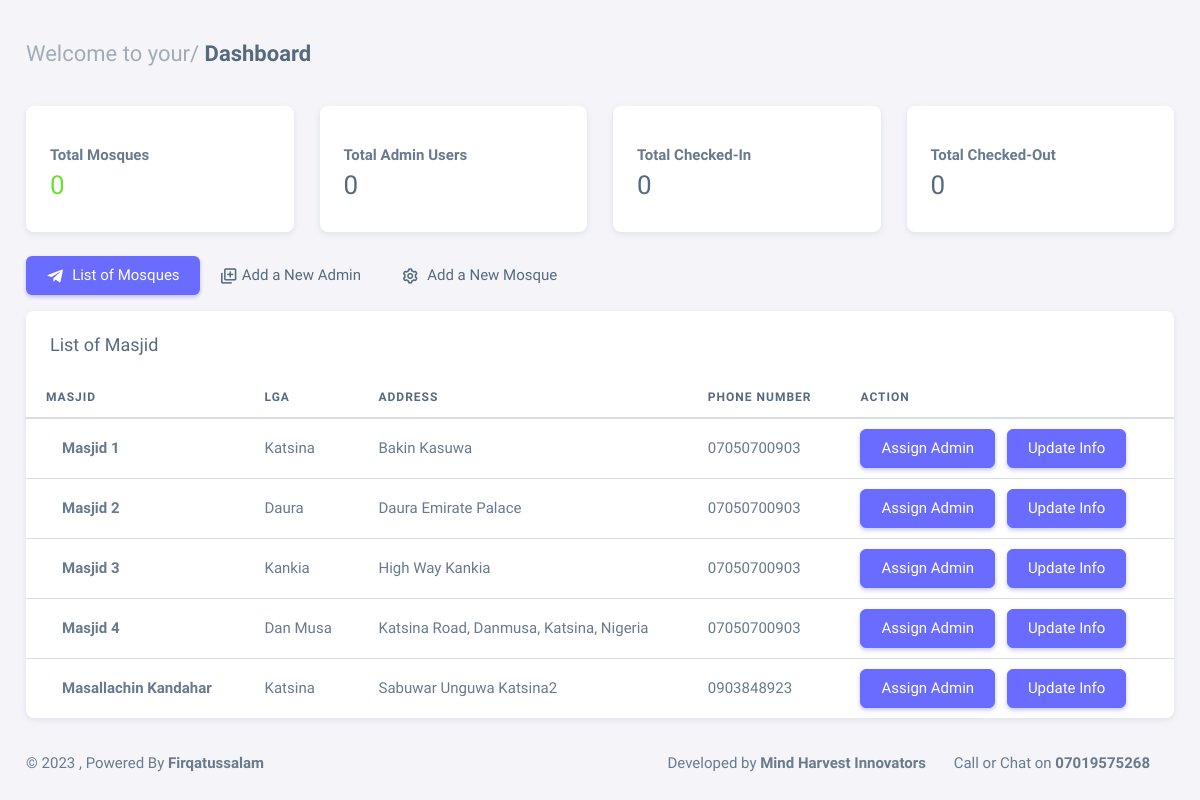
Screenshot of /state_admin/ (signed in) with the database file from the repository.
### itikaf/models.py (models this page shows, shortened)
class Mosque(models.Model):
    name = models.CharField(max_length=250)
    lga = models.CharField(max_length=50)
    phone = models.CharField(max_length=11)
    address = models.CharField(max_length=300)
    accepting_applications = models.BooleanField(default=True)
    date_created = models.DateTimeField(auto_now_add=True, null=True)

### itikaf/views.py (the view)
# urls.py: path('state_admin/', views.state_admin, name='state_admin'),
@login_required
def state_admin(request):
    mosques = Mosque.objects.all()
    context = {
        'mosques': mosques
        }
    return render(request, 'state_admin.html', context)

### itikaf/templates/state_admin.html (shortened to what this page needs)
{% extends 'base.html' %}
{% block content %}
<div class="content-wrapper">
    {% include 'data2.html' %}
    <div class="row">
        <div class="col-md-12">
            <ul class="nav nav-pills flex-column flex-md-row mb-3">
                <li class="nav-item">
                    <a class="nav-link active" href="javascript:void(0);"><i class="bx bxl-telegram me-1"></i>
                        List of Mosques</a>
                </li>
                <li class="nav-item">
                    <a class="nav-link" href="{% url 'user_signup' %}"><i class='bx bx-add-to-queue'></i> Add a New
                        Admin</a>
                </li>
                <li class="nav-item">
                    <a class="nav-link" href="{% url 'add_mosque' %}"><i class="bx bx-cog me-1"></i> Add a New Mosque
                    </a>
                </li>
            </ul>
            <div class="card">
                <h5 class="card-header">List of Masjid</h5>
                <div class="table-responsive text-nowrap">
                    <table class="table">
                        <thead>
                            <tr>
                                <th>Masjid</th>
                                <th>LGA</th>
                                <th>Address</th>
                                <th>Phone Number</th>
                                <th>Action</th>
                            </tr>
                        </thead>
                        <tbody class="table-border-bottom-0">
                            {% for m in mosques %}
                            <tr>
                                <td> <strong>{{m.name}}</strong>
                                </td>
                                <td>{{m.lga}}</td>
                                <td>{{m.address}}</td>
                                <td>{{m.phone}}</td>
                                <td>
                                    <a href="{% url 'assign_admin' m.id %}" class="btn btn-primary me-2">Assign Admin</a>
                                    <a href="{% url 'assign_admin' m.id %}" class="btn btn-primary me-2">Update Info</a>
                                </td>
                            </tr>
                            {% endfor %}
                        </tbody>
                    </table>
                </div>
            </div>
        </div>
    </div>
</div>
{% endblock content%}

### rows the page displays
Mosque: name "Masjid 1", lga "Katsina", address "Bakin Kasuwa", phone "07050700903"
Mosque: name "Masjid 2", lga "Daura", address "Daura Emirate Palace", phone "07050700903"
Mosque: name "Masjid 3", lga "Kankia", address "High Way Kankia", phone "07050700903"
Mosque: name "Masjid 4", lga "Dan Musa", address "Katsina Road, Danmusa, Katsina, Nigeria", phone "07050700903"
Mosque: name "Masallachin Kandahar", lga "Katsina", address "Sabuwar Unguwa Katsina2", phone "0903848923"
